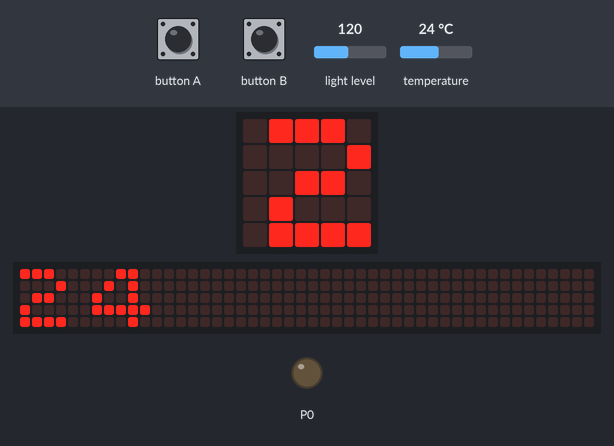
Bench run of a program on a simulated BBC micro:bit (MakeCode). Shown: the board's 5×5 LED display, a strip that is not on the board, showing the scrolling text unrolled, output pins drawn as LEDs (lit = HIGH). The inputs (shaded band) are chosen by the test bench; at power-on: light level 120, temperature 24 °C. The 48×5 strip is a reading aid, not a part: it shows the text the display is scrolling, unrolled, one strip-width of it at a time.

Above: at 1.77 s.
1.8 s: button A pressed for 0.15 s
2.5 s: light level set to 5
At 4.5 s:
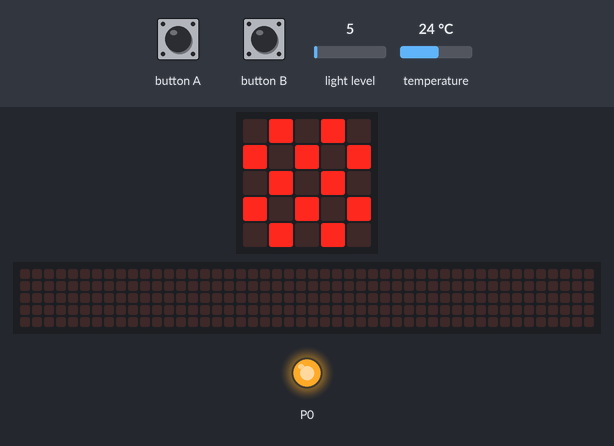
7.1 s: light level set to 83
At 8.73 s:
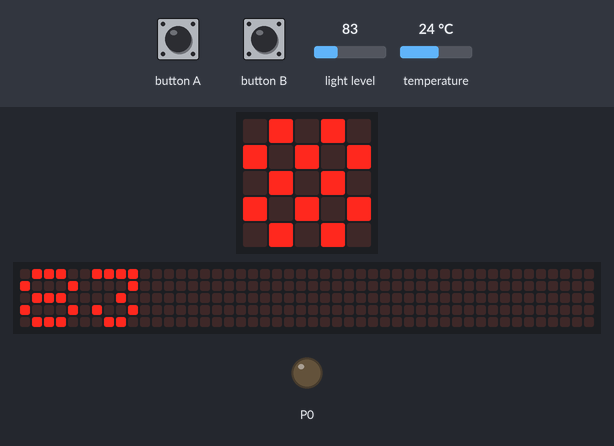
12.8 s: button A pressed for 0.15 s
13.5 s: temperature set to 12 °C
At 16.37 s:
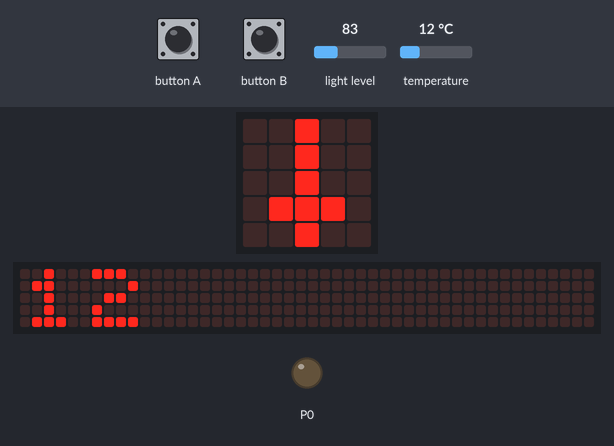
23.8 s: light level set to 76
At 27.1 s:
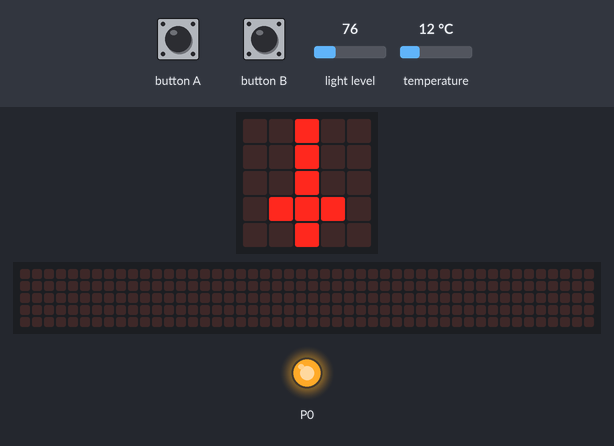
Timing chart, 0 to 28.6 s (numbered marks = the images above; inputs shaded):
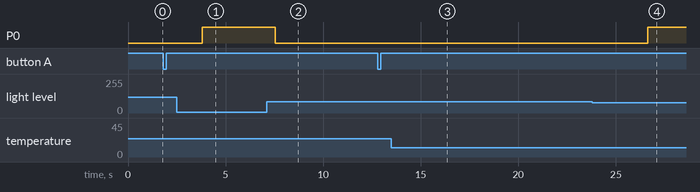

The program:

main.ts
```typescript
input.onButtonPressed(Button.A, function () {
    显示类型 += 1
})
input.onButtonPressed(Button.B, function () {
    是否开灯 = !(是否开灯)
})
let 是否开灯 = false
let 显示类型 = 0
是否开灯 = true
basic.forever(function () {
    if (显示类型 % 2 == 0) {
        basic.showIcon(IconNames.Sword)
        basic.pause(500)
        basic.showNumber(input.temperature())
    } else {
        basic.showIcon(IconNames.Chessboard)
        basic.pause(500)
        basic.showNumber(input.lightLevel())
    }
    if (input.lightLevel() < 80 && 是否开灯) {
        pins.digitalWritePin(DigitalPin.P0, 1)
    } else {
        pins.digitalWritePin(DigitalPin.P0, 0)
    }
})
```

test.ts
```typescript
// 在此处测试；当此软件包作为插件使用时，将不会编译此软件包。
```

Measured:
- the behaviour switches between 80 and 79 on light level (found by bisection; images 3 and 4)
- after the input at 2.5 s, P0: LOW → HIGH after 1.3 s
- after the input at 7.1 s, P0: HIGH → LOW after 0.44 s; the display: first differs from a run without the input after 1.6 s (image 2)
- after the input at 23.8 s, P0: LOW → HIGH after 2.8 s
- what the display in image 1 shows lasts 1.1 s, from 3.8 s to 4.9 s
